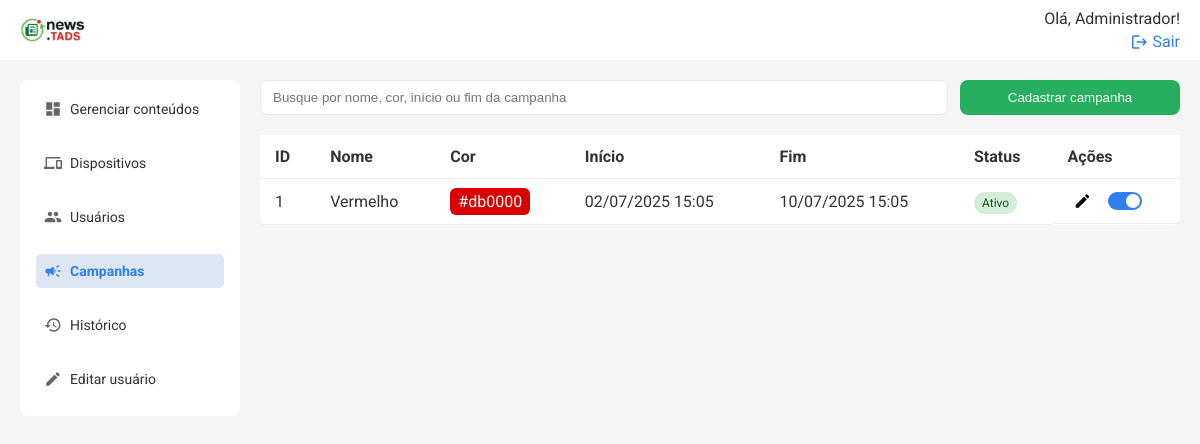
/api/campanhas/list (signed in), run on the app's committed database.
### models.py (models this page shows, shortened)
class User(db.Model):
    id = db.Column(db.Integer, primary_key=True)
    name = db.Column(db.String(50), nullable=False)
    email = db.Column(db.String(120), nullable=False, unique=True)
    status = db.Column(db.String(10), nullable=False, default='Ativo')
    senha = db.Column(db.String(100), nullable=False)
    logs = db.relationship('Log', backref=db.backref('user'))
    is_admin = db.Column(db.Boolean, default=False)
    reset_token = db.Column(db.String(100), nullable=True)
    reset_token_expira_em = db.Column(db.DateTime, nullable=True)

class Campanha(db.Model):
    id = db.Column(db.Integer, primary_key=True)
    titulo = db.Column(db.String(100), nullable=False)
    cor = db.Column(db.String(7), nullable=False, default="#369931")
    status = db.Column(db.String(10), nullable=False, default="Ativo")
    inicio = db.Column(db.DateTime, nullable=False, default=datetime.utcnow)
    fim = db.Column(db.DateTime, nullable=True)

### routes/campanhas.py (the view)
@campanhas_bp.route('/list', methods=['GET'])
@login_required
def listar_campanhas():
    campanhas = Campanha.query.order_by(Campanha.id.desc()).all()
    return render_template('campanhas.html', campanhas=campanhas)

### templates/campanhas.html (shortened to what this page needs)
{% extends 'base.html' %} {% block title %}Campanhas{% endblock %} {% block
content %}
<div class="search-cta">
    <input
        type="text"
        placeholder="Busque por nome, cor, início ou fim da campanha"
        class="search"
        id="buscaCampanhas"
    />
    <button class="btn" onclick="openModal()">Cadastrar campanha</button>
</div>
<div class="table-wrapper">
    <table class="table">
        <thead>
            <tr>
                <th>ID</th>
                <th>Nome</th>
                <th>Cor</th>
                <th>Início</th>
                <th>Fim</th>
                <th>Status</th>
                <th>Ações</th>
            </tr>
        </thead>
        <tbody id="campanhaTableBody">
            {% for campanha in campanhas %}
            <tr>
                <td>{{ campanha.id }}</td>
                <td>{{ campanha.titulo }}</td>
                <td>
                    <span
                        style="background-color: {{ campanha.cor }}; padding: 4px 8px; border-radius: 6px; color: #fff;"
                    >
                        {{ campanha.cor }}
                    </span>
                </td>
                <td>
                    {{ campanha.inicio.strftime('%d/%m/%Y %H:%M') if
                    campanha.inicio else '' }}
                </td>
                <td>
                    {{ campanha.fim.strftime('%d/%m/%Y %H:%M') if campanha.fim
                    else '' }}
                </td>
                <td>
                    <span
                        class="status {{ 'ativo' if campanha.status == 'Ativo' else 'inativo' }}"
                    >
                        {{ campanha.status }}
                    </span>
                </td>
                <td class="acoes">
                    <button
                        class="edit"
                        title="Editar campanha"
                        onclick="editCampanha({{ campanha.id }})"
                    >
                        <span class="material-icons">edit</span>
                    </button>
                    <label class="switch" title="Ativar/Inativar campanha">
                        <span class="slider"></span>
                    </label>
                </td>
            </tr>
            {% endfor %}
        </tbody>
    </table>
</div>
{% endblock %}

### templates/topo.html (shortened to what this page needs)
<header class="topbar">
    <a href="{{ url_for('conteudos.listar_conteudos') }}" class="logo-topo">
        <img
            src="{{ url_for('static', filename='images/if_news.png') }}"
            alt="IFMS Logo"
            style="height: 24px; vertical-align: middle; margin-right: 8px"
        />
    </a>
    <div class="profile">
        {% if session['user_name'] %}
        <span>Olá, {{ session['user_name'] }}!</span>
        <a href="{{ url_for('auth.logout') }}">
            <span class="material-icons">logout</span>
            Sair
        </a>
        {% else %}
        <a href="{{ url_for('auth.login_usuario') }}">Entrar</a>
        {% endif %}
    </div>
</header>

### static/css/styles.css (style rules this page uses)
* { box-sizing: border-box; }
body { margin: 0; font-family: 'Roboto', sans-serif; color: #333; background-color: #f5f5f5; }
.table-wrapper { flex: 1; overflow-y: auto; }
.table thead th { position: sticky; top: 0; background: white; z-index: 1; }
.topbar { width: 100%; background: #ffffff; padding-inline: 20px; box-sizing: border-box; display: flex; justify-content: space-between; align-items: center; position: fixed; top: 0; left: 0; height: 60px; z-index: 100; }
.topbar .profile a { text-align: right; font-size: 16px; color: #2f80ed; text-decoration: none; display: flex; align-items: center; gap: 4px; }
.topbar .profile a .material-icons { font-size: 16px; }
.profile { display: flex; flex-direction: column; align-items: flex-end; gap: 4px; }
.search-cta { display: flex; gap: 12px; margin-bottom: 20px; }
.search { padding: 8px 12px; width: 100%; border: 1px solid #e9e9e9; border-radius: 8px; outline: none; }
.btn { background: #27ae60; color: white; border: none; padding: 10px 15px; border-radius: 8px; min-width: 220px; }
button { cursor: pointer; }
.table { width: 100%; border-collapse: collapse; background: white; border-radius: 8px; }
.table th, .table td { padding: 12px 15px; border-bottom: 1px solid #eee; vertical-align: middle; }
.table th { text-align: left; }
.status { padding: 4px 8px; border-radius: 12px; font-size: 12px; }
.status.ativo { background: #d4edda; color: #155724; }
.edit { background: none; border: none; cursor: pointer; }
.material-icons { font-size: 18px !important; vertical-align: middle; }
.switch { position: relative; display: inline-block; width: 34px; height: 18px; }
.slider { position: absolute; cursor: pointer; top: 0; left: 0; right: 0; bottom: 0; background-color: #ccc; transition: 0.4s; border-radius: 18px; }
.slider:before { position: absolute; content: ''; height: 14px; width: 14px; left: 2px; bottom: 2px; background-color: white; transition: 0.4s; border-radius: 50%; }
.acoes { display: flex; align-items: center; gap: 10px; }
input:checked + .slider { background-color: #2f80ed; }
input:checked + .slider:before { transform: translateX(16px); }

### data on the page
User: user_name "Administrador"
Campanha: id "1", titulo "Vermelho", cor "#db0000", inicio "02/07/2025 15:05", fim "10/07/2025 15:05", status "Ativo"
